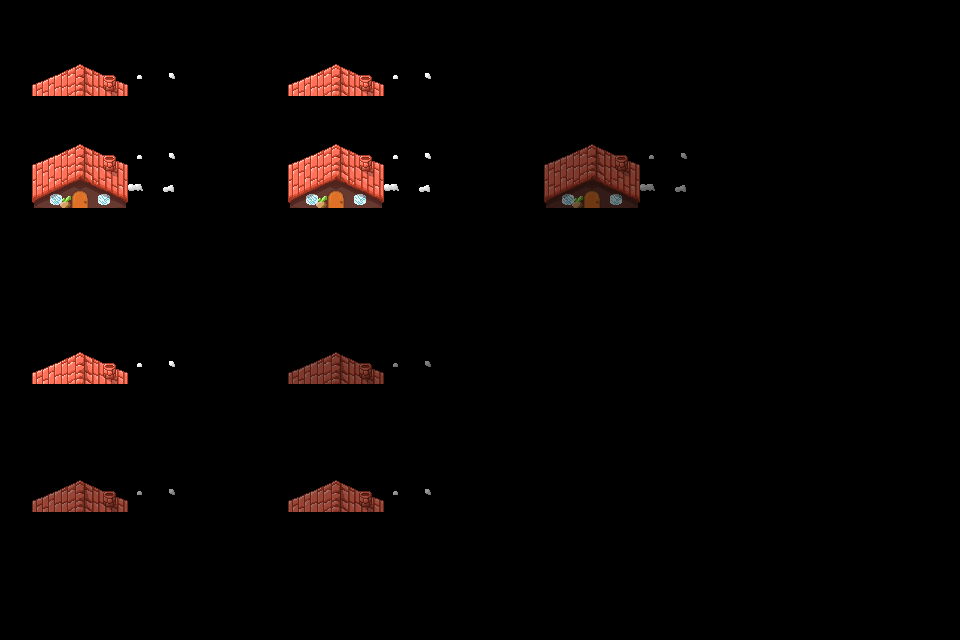

The image is a tile-based game level rendered from a .tmx file. Its description and source (layers, tilesets, objects; grid data summarised) follow:
An orthogonal 30x20 tile map with 32x32 px tiles, 6 tile layers (tiles untinted, tiles tinted cyan, tint with alpha 0x40, opacity 0.5, ...), 3 image layers and 16 objects.

<map version="1.10" orientation="orthogonal" renderorder="right-down" width="30" height="20" tilewidth="32" tileheight="32" infinite="0" nextlayerid="20" nextobjectid="100">
 <tileset firstgid="1" source="../tileset_house.tsx" />
 <layer id="1" name="tiles untinted" width="30" height="20">
  <data>[600 cells, 5 non-empty, 5 distinct tile ids]</data>
 </layer>
 <layer id="2" name="tiles tinted cyan" width="30" height="20" tintcolor="#80ffff">
  <data>[600 cells, 5 non-empty, 5 distinct tile ids]</data>
 </layer>
 <imagelayer id="3" name="image untinted" offsetx="32" offsety="144">
  <image source="../images/house.png" width="160" height="64" />
 </imagelayer>
 <imagelayer id="4" name="image tinted blue" offsetx="288" offsety="144" tintcolor="#8080ff">
  <image source="../images/house.png" width="160" height="64" />
 </imagelayer>
 <imagelayer id="5" name="image half opacity" offsetx="544" offsety="144" opacity="0.5">
  <image source="../images/house.png" width="160" height="64" />
 </imagelayer>
 <objectgroup id="6" name="objects untinted" color="#ffffffff">
  <object id="1" gid="1" x="32" y="288" width="32" height="32" />
  <object id="2" gid="1" x="112" y="288" width="32" height="32" rotation="45" />
  <object id="3" gid="1" x="176" y="320" width="64" height="64" />
 </objectgroup>
 <objectgroup id="7" name="objects tinted green" color="#ffffffff" tintcolor="#80ff80">
  <object id="4" gid="1" x="288" y="288" width="32" height="32" />
  <object id="5" gid="1" x="368" y="288" width="32" height="32" rotation="45" />
  <object id="6" gid="1" x="432" y="320" width="64" height="64" />
  <object id="7" x="544" y="256" width="64" height="32" />
  <object id="8" x="624" y="264" width="320" height="16"><text fontfamily="Sans" pixelsize="16" color="#ffffffff">shape, text: no tint</text></object>
 </objectgroup>
 <layer id="8" name="tint with alpha 0x40" width="30" height="20" tintcolor="#4080ffff">
  <data>[600 cells, 5 non-empty, 5 distinct tile ids]</data>
 </layer>
 <layer id="9" name="opacity 0.5" width="30" height="20" opacity="0.5">
  <data>[600 cells, 5 non-empty, 5 distinct tile ids]</data>
 </layer>
 <group id="10" name="group tinted blue, opacity 0.6" tintcolor="#8080ff" opacity="0.6">
  <layer id="11" name="in group" width="30" height="20">
  <data>[600 cells, 5 non-empty, 5 distinct tile ids]</data>
  </layer>
  <layer id="12" name="in group, tinted yellow" width="30" height="20" tintcolor="#ffff80">
  <data>[600 cells, 5 non-empty, 5 distinct tile ids]</data>
 </layer>
  <objectgroup id="13" name="in group, objects" color="#ffffffff">
   <object id="9" x="544" y="480" width="64" height="32" />
   <object id="10" x="624" y="488" width="160" height="16"><text fontfamily="Sans" pixelsize="16" color="#ffffffff">text in group</text></object>
  </objectgroup>
 </group>
 <objectgroup id="14" name="labels">
  <object id="11" x="32" y="8" width="700" height="16"><text fontfamily="Sans" pixelsize="16" color="#ffffff00">tint test map - Tiled tintcolor, sunlight I8 (Scarab V12)</text></object>
  <object id="12" x="32" y="40" width="900" height="16"><text fontfamily="Sans" pixelsize="16" color="#ffffffff">1. tile layer: untinted | tinted cyan (#80ffff)</text></object>
  <object id="13" x="32" y="120" width="900" height="16"><text fontfamily="Sans" pixelsize="16" color="#ffffffff">2. image layer: untinted | tinted blue | opacity 0.5</text></object>
  <object id="14" x="32" y="232" width="900" height="16"><text fontfamily="Sans" pixelsize="16" color="#ffffffff">3. tile objects (own, 45, stretched): plain | green</text></object>
  <object id="16" x="32" y="328" width="900" height="16"><text fontfamily="Sans" pixelsize="16" color="#ffffffff">4. tint #4080ffff (alpha 0x40 ignored) | opacity 0.5</text></object>
  <object id="17" x="32" y="456" width="900" height="16"><text fontfamily="Sans" pixelsize="16" color="#ffffffff">5. group (blue, 0.6): children plain | yellow tint</text></object>
 </objectgroup>
</map>
